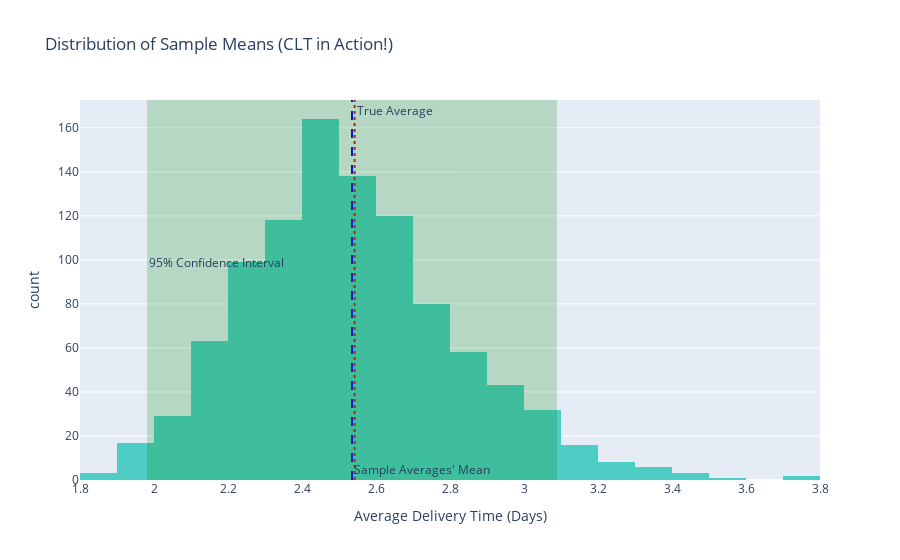

Notebook cell for this chart:
### Code cell
# Plot 2: Distribution of Sample Means (CLT)
fig2 = px.histogram(
    x=sample_means,
    nbins=30,
    title="Distribution of Sample Means (CLT in Action!)",
    labels={'x': 'Average Delivery Time (Days)', 'y': 'Frequency'},
    color_discrete_sequence=['#4ECDC4']
)
fig2.add_vline(x=population_mean, line_dash="dot", 
              line_color="red", annotation_text="True Average", annotation_position="top right")
fig2.add_vline(x=sample_mean_of_means, line_dash="dash", 
              line_color="blue", annotation_text="Sample Averages' Mean", annotation_position="bottom right")
fig2.add_vrect(x0=ci[0], x1=ci[1], 
              annotation_text="95% Confidence Interval", annotation_position="top left",annotation_y=0.6, 
              fillcolor="green", opacity=0.2, line_width=0)

### Figure 1 — Plotly figure (JSON) as saved in the notebook; plotly's stock layout.template omitted (floating-point values rounded to 4 significant figures; data arrays with more than 128 entries replaced by an {"elided": "..."} marker saying what was removed)
{"data": [{"alignmentgroup": "True", "bingroup": "x", "hovertemplate": "Average Delivery Time (Days)=%{x}<br>count=%{y}<extra></extra>", "legendgroup": "", "marker": {"color": "#4ECDC4", "pattern": {"shape": ""}}, "name": "", "nbinsx": 30, "offsetgroup": "", "orientation": "v", "showlegend": false, "type": "histogram", "x": {"elided": "1000 float values"}, "xaxis": "x", "yaxis": "y"}], "layout": {"annotations": [{"showarrow": false, "text": "True Average", "x": 2.542, "xanchor": "left", "xref": "x", "y": 1, "yanchor": "top", "yref": "y domain"}, {"showarrow": false, "text": "Sample Averages' Mean", "x": 2.535, "xanchor": "left", "xref": "x", "y": 0, "yanchor": "bottom", "yref": "y domain"}, {"showarrow": false, "text": "95% Confidence Interval", "x": 1.981, "xanchor": "left", "xref": "x", "y": 0.6, "yanchor": "top", "yref": "y domain"}], "barmode": "relative", "legend": {"tracegroupgap": 0}, "shapes": [{"line": {"color": "red", "dash": "dot"}, "type": "line", "x0": 2.542, "x1": 2.542, "xref": "x", "y0": 0, "y1": 1, "yref": "y domain"}, {"line": {"color": "blue", "dash": "dash"}, "type": "line", "x0": 2.535, "x1": 2.535, "xref": "x", "y0": 0, "y1": 1, "yref": "y domain"}, {"fillcolor": "green", "line": {"width": 0}, "opacity": 0.2, "type": "rect", "x0": 1.981, "x1": 3.089, "xref": "x", "y0": 0, "y1": 1, "yref": "y domain"}], "title": {"text": "Distribution of Sample Means (CLT in Action!)"}, "xaxis": {"anchor": "y", "domain": [0, 1], "title": {"text": "Average Delivery Time (Days)"}}, "yaxis": {"anchor": "x", "domain": [0, 1], "title": {"text": "count"}}}}
